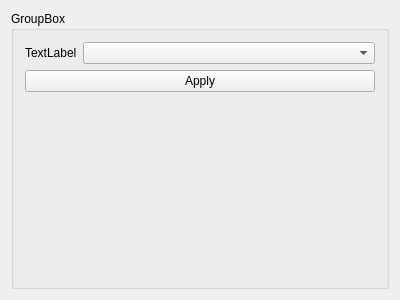
<?xml version="1.0" encoding="UTF-8"?>
<ui version="4.0">
 <class>EditEnum</class>
 <widget class="QFrame" name="EditEnum">
  <property name="geometry">
   <rect>
    <x>0</x>
    <y>0</y>
    <width>400</width>
    <height>300</height>
   </rect>
  </property>
  <property name="windowTitle">
   <string>EditEnum</string>
  </property>
  <layout class="QGridLayout" name="gridLayout">
   <item row="0" column="0">
    <widget class="QGroupBox" name="groupBox">
     <property name="title">
      <string>GroupBox</string>
     </property>
     <layout class="QFormLayout" name="formLayout">
      <item row="0" column="0">
       <widget class="QLabel" name="label">
        <property name="text">
         <string>TextLabel</string>
        </property>
       </widget>
      </item>
      <item row="0" column="1">
       <widget class="QComboBox" name="comboBox"/>
      </item>
      <item row="1" column="0" colspan="2">
       <widget class="QPushButton" name="pushButton">
        <property name="text">
         <string>Apply</string>
        </property>
       </widget>
      </item>
     </layout>
    </widget>
   </item>
  </layout>
 </widget>
 <layoutdefault spacing="6" margin="11"/>
 <resources/>
 <connections/>
</ui>
